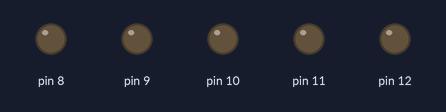
A sketch run on a simulated Arduino Uno, built with avr-gcc and run on an emulated ATmega328P. Parts: output pins drawn as LEDs (lit = HIGH).

Above: at 0.1 s.
At 6.2 s:
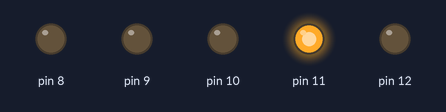
At 16.4 s:
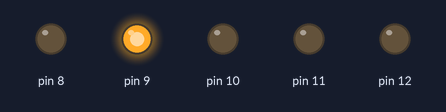
At 21.5 s:
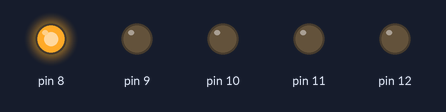
At 27.5 s:
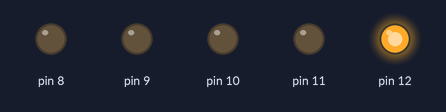
At 37.7 s:
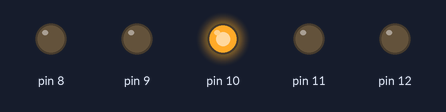
Timing chart, 0 to 39.2 s (numbered marks = the images above):
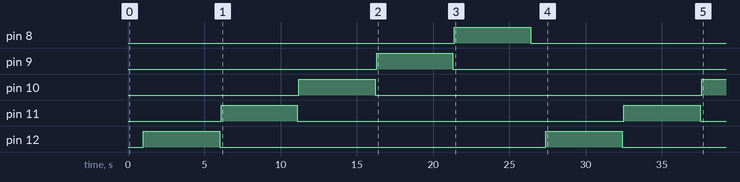

The sketch:

sketch_feb20a.ino
```cpp
void setup() {
  // put your setup code here, to run once:
pinMode(12,OUTPUT);
pinMode(11,OUTPUT);
pinMode(10,OUTPUT);
pinMode(9,OUTPUT);
pinMode(8,OUTPUT);
}

void loop() {
  // put your main code here, to run repeatedly:
digitalWrite(12,LOW);
digitalWrite(11,LOW);
digitalWrite(10,LOW);
digitalWrite(9,LOW);
digitalWrite(8,LOW);
delay(1000);
digitalWrite(12,HIGH);
delay(5000);
digitalWrite(12,LOW);
delay(100);
digitalWrite(11,HIGH);
delay(5000);
digitalWrite(11,LOW);
delay(100);
digitalWrite(10,HIGH);
delay(5000);
digitalWrite(10,LOW);
delay(100);
digitalWrite(9,HIGH);
delay(5000);
digitalWrite(9,LOW);
delay(100);
digitalWrite(8,HIGH);
delay(5000);
digitalWrite(8,LOW);
}
```

Measured:
- by itself, pin 8: LOW → HIGH at 21.4 s, → LOW 5.0 s later
- by itself, pin 9: LOW → HIGH at 16.3 s, → LOW 5.0 s later
- by itself, pin 10: LOW → HIGH at 11.2 s, → LOW 5.0 s later, → HIGH 21.4 s later
- by itself, pin 11, pin 12: alternates HIGH for 5.0 s and LOW for 21.4 s
